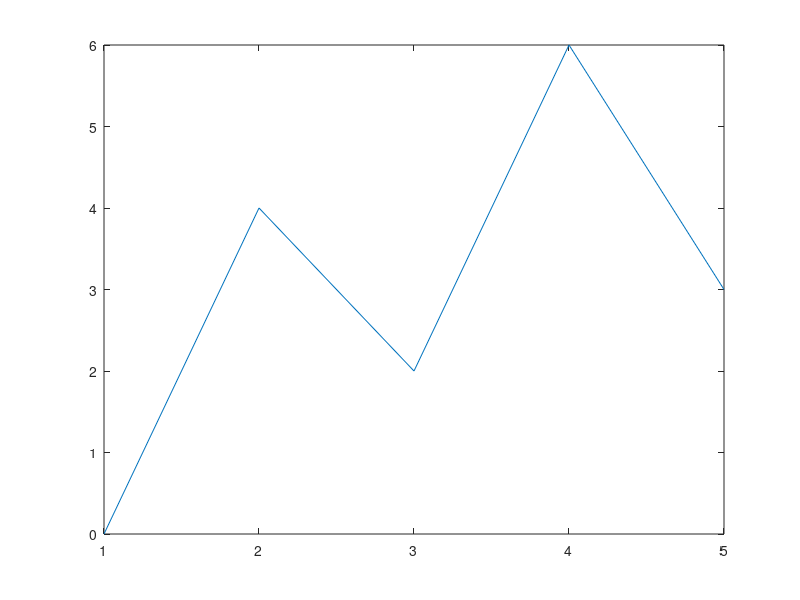
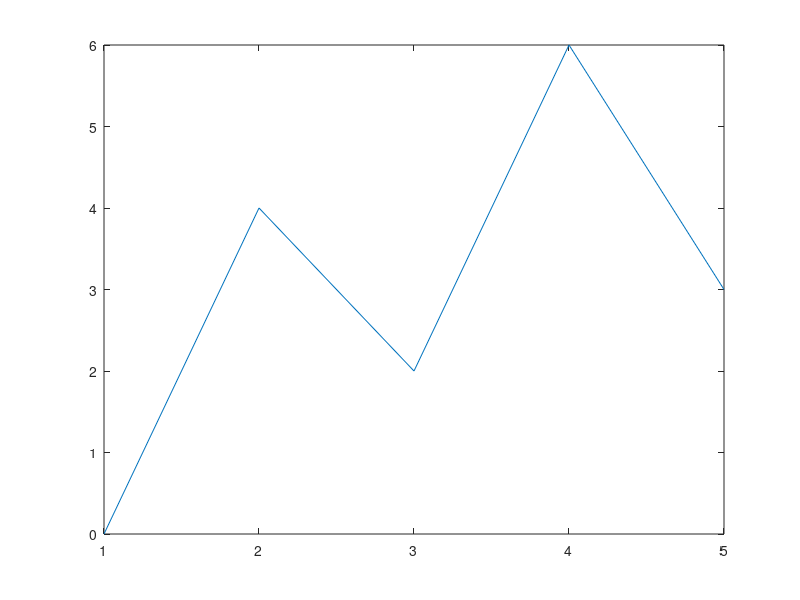

Write MATLAB code to recreate these figures, in order.
plot([0 4 2 6 3])
ax = gca;
exportgraphics(ax,"/nfs/rnas/myplot.jpg") % Save a JPEG
exportgraphics(ax,"/nfs/rnas/myplot.pdf","ContentType","vector") % Save a PDF